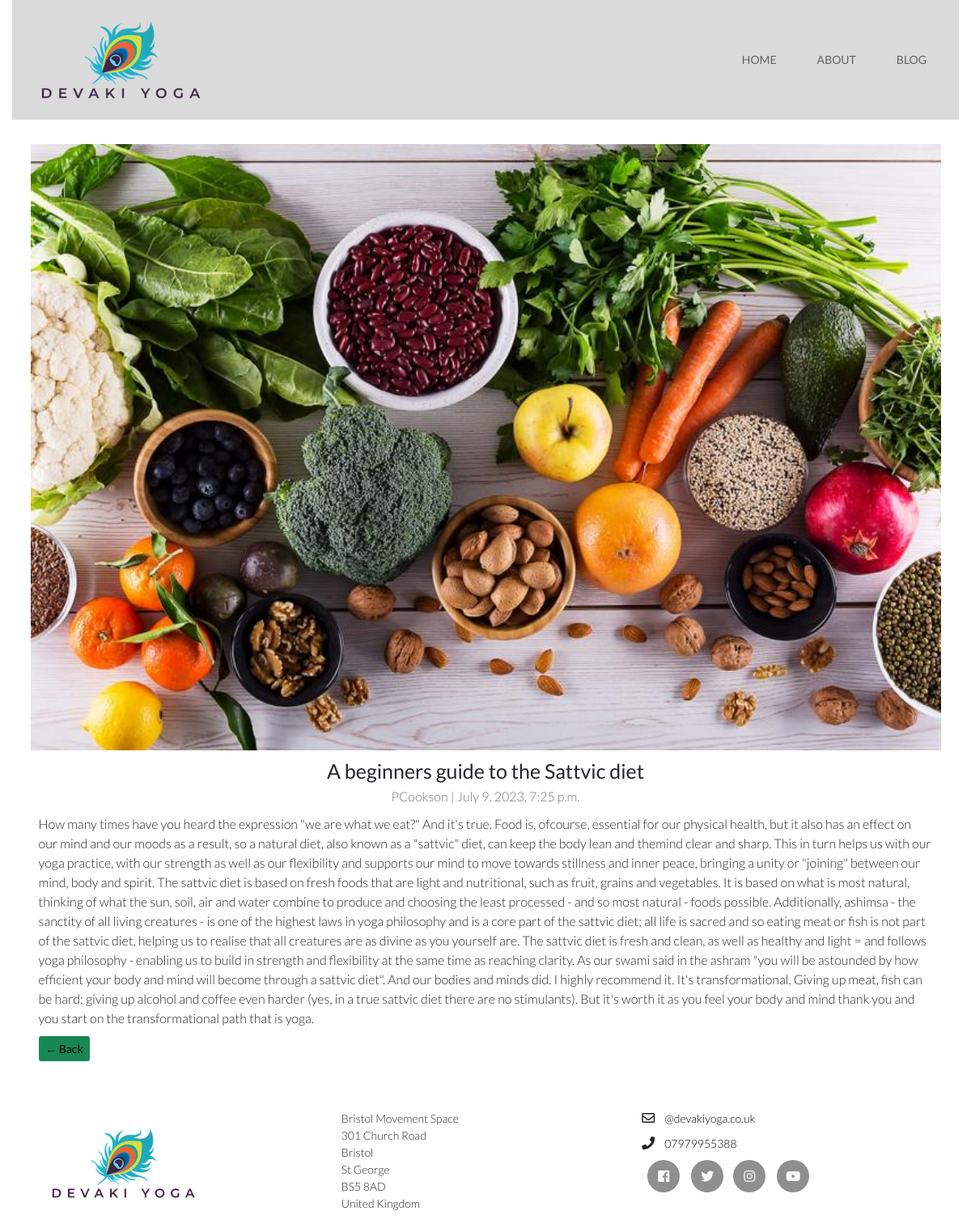
Page /blog/a-beginners-guide-to-the-sattvic-diet/ on the committed database.
### blog/models.py (models this page shows, shortened)
class Image(models.Model):
    post = models.ForeignKey(Post, on_delete=models.CASCADE, related_name='images')
    image = models.ImageField(upload_to='images')

class Post(models.Model):
    title = models.CharField(max_length=200, unique=True)
    author = models.ForeignKey(User, on_delete=models.CASCADE)
    slug = models.SlugField(max_length=100, unique=True)
    content = models.TextField()
    created_on = models.DateTimeField(auto_now_add=True)
    updated_on = models.DateTimeField(auto_now=True)
    status = models.IntegerField(choices=STATUS, default=0)
    class Meta:
        ordering = ['-created_on']

### blog/views.py (the view)
# urls.py: path('<slug:slug>/', views.BlogDetail.as_view(), name='blog_detail'),
class BlogDetail(generic.DetailView):
    model = Post
    template_name = 'blog/blog_detail.html'

### blog/templates/blog/blog_detail.html
{% extends 'base.html' %} {% block content %}
<div class="container">
    <div class="row">
        <div class="mx-auto my-5">
            {% for image in post.images.all %}
            <img src="{{ image.image.url }}" alt="Image" class="responsive">
            {% endfor %}
            <div class="card-body mx-auto">
                <h1 class="text-center">{% block title %} {{ object.title }} {% endblock title %}</h1>
                <p class="text-center text-muted">{{ post.author }} | {{ post.created_on }}</p>
                <p class="card-text ">{{ object.content | safe }}</p>
                <a href="{% url 'blog:blog_list' %}" class="btn btn-success">&larr; Back</a>
            </div>
        </div>
    </div>
</div>
{% endblock content %}

### static/css/base.css (style rules this page uses)
* { font-size: 10px; }
body { font-family: "Lato", sans-serif; }
p { font-size: 1.6rem; font-weight: 300; }
.container { margin: 0 auto; }
a:link { font-size: 1.4rem; text-decoration: none; color: #000000; }
.responsive { width: 100%; height: auto; }

### rows in the picture
Image: image (picture)
Post: title "A beginners guide to the Sattvic diet", author "PCookson", created_on "July 9, 2023, 7:25 p.m.", content "How many times have you heard the expression \"we are what we eat?\" And it's true. Food is, ofcourse, essential for our physical health, but it also has an effect on our mind and our moods as a result, so a natural diet, also known as a \"sattvic\" diet, can keep the body lean and themind clear and sharp. This in turn helps us with our yoga practice, with our strength as well as our flexibility and supports our mind to move towards stillness and inner peace, bringing a unity or \"joining\" between our mind, body and spirit. The sattvic diet is based on fresh foods that are light and nutritional, such as fruit, grains and vegetables. It is based on what is most natural, thinking of what the sun,…"
